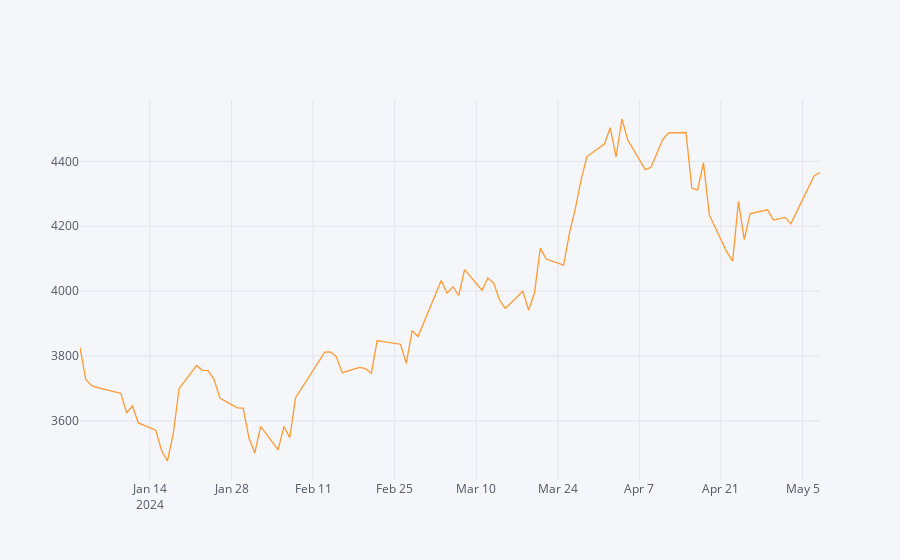

The notebook cell saved with this chart:
### Code cell
data = stock.get_etf_ohlcv_by_date("20240101", "20240508", "091160", 'd')
data['기초지수'].iplot(kind='scatter')
